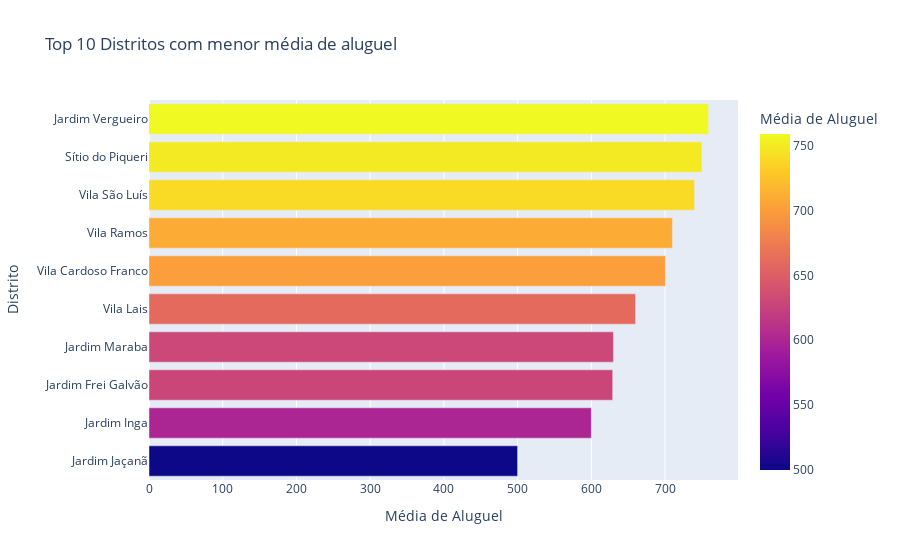

This figure's notebook cell:
### Markdown cell above
* **Top 10 mais baratos**

### Code cell
bottom_distritos_rent = distritos_rent.sort_values('rent', ascending = True)[:10]

bottom_distritos_rent = bottom_distritos_rent.sort_values('rent', ascending = False)

bottom_distritos_rent.columns = ['Distrito','Média de Aluguel']

fig = px.bar(bottom_distritos_rent,
             y="Distrito",
             x="Média de Aluguel",
             orientation="h",
             title=" Top 10 Distritos com menor média de aluguel",
             labels= {"Média de aluguel":"Média de Aluguel (R$)","Distrito":"Distrito"},
             color="Média de Aluguel"
             )
fig.update_yaxes(autorange="reversed")

fig.show()

### Figure 1 — Plotly figure (JSON) as saved in the notebook; plotly's stock layout.template omitted (floating-point values rounded to 4 significant figures)
{"data": [{"alignmentgroup": "True", "hovertemplate": "Média de Aluguel=%{marker.color}<br>Distrito=%{y}<extra></extra>", "legendgroup": "", "marker": {"color": [759, 750, 740, 710, 700.5, 660, 630, 629, 600, 500], "coloraxis": "coloraxis", "pattern": {"shape": ""}}, "name": "", "offsetgroup": "", "orientation": "h", "showlegend": false, "textposition": "auto", "type": "bar", "x": [759, 750, 740, 710, 700.5, 660, 630, 629, 600, 500], "xaxis": "x", "y": ["Jardim Vergueiro", "Sítio do Piqueri", "Vila São Luís", "Vila Ramos", "Vila Cardoso Franco", "Vila Lais", "Jardim Maraba", "Jardim Frei Galvão", "Jardim Inga", "Jardim Jaçanã"], "yaxis": "y"}], "layout": {"barmode": "relative", "coloraxis": {"colorbar": {"title": {"text": "Média de Aluguel"}}, "colorscale": [[0, "#0d0887"], [0.1111, "#46039f"], [0.2222, "#7201a8"], [0.3333, "#9c179e"], [0.4444, "#bd3786"], [0.5556, "#d8576b"], [0.6667, "#ed7953"], [0.7778, "#fb9f3a"], [0.8889, "#fdca26"], [1, "#f0f921"]]}, "legend": {"tracegroupgap": 0}, "title": {"text": " Top 10 Distritos com menor média de aluguel"}, "xaxis": {"anchor": "y", "domain": [0, 1], "title": {"text": "Média de Aluguel"}}, "yaxis": {"anchor": "x", "autorange": "reversed", "domain": [0, 1], "title": {"text": "Distrito"}}}}
